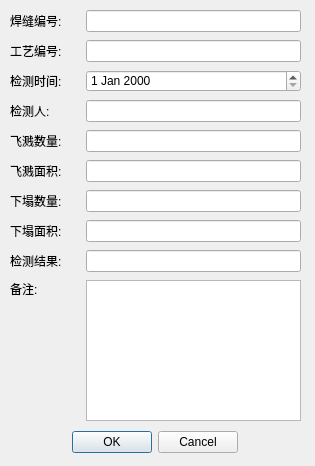
<?xml version="1.0" encoding="UTF-8"?>
<ui version="4.0">
 <class>recorddlg</class>
 <widget class="QWidget" name="recorddlg">
  <property name="geometry">
   <rect>
    <x>0</x>
    <y>0</y>
    <width>315</width>
    <height>466</height>
   </rect>
  </property>
  <property name="windowTitle">
   <string>Form</string>
  </property>
  <widget class="QWidget" name="layoutWidget">
   <property name="geometry">
    <rect>
     <x>10</x>
     <y>10</y>
     <width>291</width>
     <height>22</height>
    </rect>
   </property>
   <layout class="QHBoxLayout" name="horizontalLayout_5">
    <item>
     <widget class="QLabel" name="label_28">
      <property name="minimumSize">
       <size>
        <width>70</width>
        <height>0</height>
       </size>
      </property>
      <property name="maximumSize">
       <size>
        <width>70</width>
        <height>16777215</height>
       </size>
      </property>
      <property name="text">
       <string>焊缝编号:</string>
      </property>
     </widget>
    </item>
    <item>
     <widget class="QLineEdit" name="WIDEdit"/>
    </item>
   </layout>
  </widget>
  <widget class="QWidget" name="layoutWidget_2">
   <property name="geometry">
    <rect>
     <x>10</x>
     <y>40</y>
     <width>291</width>
     <height>22</height>
    </rect>
   </property>
   <layout class="QHBoxLayout" name="horizontalLayout_7">
    <item>
     <widget class="QLabel" name="label_13">
      <property name="minimumSize">
       <size>
        <width>70</width>
        <height>0</height>
       </size>
      </property>
      <property name="maximumSize">
       <size>
        <width>70</width>
        <height>16777215</height>
       </size>
      </property>
      <property name="text">
       <string>工艺编号:</string>
      </property>
     </widget>
    </item>
    <item>
     <widget class="QLineEdit" name="PIDEdit"/>
    </item>
   </layout>
  </widget>
  <widget class="QWidget" name="layoutWidget_3">
   <property name="geometry">
    <rect>
     <x>10</x>
     <y>70</y>
     <width>291</width>
     <height>22</height>
    </rect>
   </property>
   <layout class="QHBoxLayout" name="horizontalLayout_8">
    <item>
     <widget class="QLabel" name="label_29">
      <property name="minimumSize">
       <size>
        <width>70</width>
        <height>0</height>
       </size>
      </property>
      <property name="maximumSize">
       <size>
        <width>70</width>
        <height>16777215</height>
       </size>
      </property>
      <property name="text">
       <string>检测时间:</string>
      </property>
     </widget>
    </item>
    <item>
     <widget class="QDateEdit" name="dateEdit"/>
    </item>
   </layout>
  </widget>
  <widget class="QWidget" name="layoutWidget_4">
   <property name="geometry">
    <rect>
     <x>10</x>
     <y>100</y>
     <width>291</width>
     <height>22</height>
    </rect>
   </property>
   <layout class="QHBoxLayout" name="horizontalLayout_9">
    <item>
     <widget class="QLabel" name="label_30">
      <property name="minimumSize">
       <size>
        <width>70</width>
        <height>0</height>
       </size>
      </property>
      <property name="maximumSize">
       <size>
        <width>70</width>
        <height>16777215</height>
       </size>
      </property>
      <property name="text">
       <string>检测人:</string>
      </property>
     </widget>
    </item>
    <item>
     <widget class="QLineEdit" name="personEdit"/>
    </item>
   </layout>
  </widget>
  <widget class="QWidget" name="layoutWidget_5">
   <property name="geometry">
    <rect>
     <x>10</x>
     <y>130</y>
     <width>291</width>
     <height>22</height>
    </rect>
   </property>
   <layout class="QHBoxLayout" name="horizontalLayout_27">
    <item>
     <widget class="QLabel" name="label_31">
      <property name="minimumSize">
       <size>
        <width>70</width>
        <height>0</height>
       </size>
      </property>
      <property name="maximumSize">
       <size>
        <width>70</width>
        <height>16777215</height>
       </size>
      </property>
      <property name="text">
       <string>飞溅数量:</string>
      </property>
     </widget>
    </item>
    <item>
     <widget class="QLineEdit" name="defectEdit"/>
    </item>
   </layout>
  </widget>
  <widget class="QWidget" name="layoutWidget_6">
   <property name="geometry">
    <rect>
     <x>10</x>
     <y>160</y>
     <width>291</width>
     <height>22</height>
    </rect>
   </property>
   <layout class="QHBoxLayout" name="horizontalLayout_28">
    <item>
     <widget class="QLabel" name="label_32">
      <property name="minimumSize">
       <size>
        <width>70</width>
        <height>0</height>
       </size>
      </property>
      <property name="maximumSize">
       <size>
        <width>70</width>
        <height>16777215</height>
       </size>
      </property>
      <property name="text">
       <string>飞溅面积:</string>
      </property>
     </widget>
    </item>
    <item>
     <widget class="QLineEdit" name="amoutEdit"/>
    </item>
   </layout>
  </widget>
  <widget class="QWidget" name="layoutWidget_7">
   <property name="geometry">
    <rect>
     <x>10</x>
     <y>250</y>
     <width>291</width>
     <height>22</height>
    </rect>
   </property>
   <layout class="QHBoxLayout" name="horizontalLayout_29">
    <item>
     <widget class="QLabel" name="label_33">
      <property name="minimumSize">
       <size>
        <width>70</width>
        <height>0</height>
       </size>
      </property>
      <property name="maximumSize">
       <size>
        <width>70</width>
        <height>16777215</height>
       </size>
      </property>
      <property name="text">
       <string>检测结果:</string>
      </property>
     </widget>
    </item>
    <item>
     <widget class="QLineEdit" name="resultEdit"/>
    </item>
   </layout>
  </widget>
  <widget class="QWidget" name="layoutWidget_8">
   <property name="geometry">
    <rect>
     <x>10</x>
     <y>280</y>
     <width>291</width>
     <height>141</height>
    </rect>
   </property>
   <layout class="QHBoxLayout" name="horizontalLayout_31">
    <item>
     <layout class="QVBoxLayout" name="verticalLayout_5">
      <item>
       <widget class="QLabel" name="label_34">
        <property name="minimumSize">
         <size>
          <width>70</width>
          <height>0</height>
         </size>
        </property>
        <property name="maximumSize">
         <size>
          <width>70</width>
          <height>16777215</height>
         </size>
        </property>
        <property name="text">
         <string>备注:</string>
        </property>
       </widget>
      </item>
      <item>
       <spacer name="verticalSpacer_5">
        <property name="orientation">
         <enum>Qt::Vertical</enum>
        </property>
        <property name="sizeHint" stdset="0">
         <size>
          <width>20</width>
          <height>98</height>
         </size>
        </property>
       </spacer>
      </item>
     </layout>
    </item>
    <item>
     <widget class="QTextEdit" name="RemarkEdit"/>
    </item>
   </layout>
  </widget>
  <widget class="QWidget" name="layoutWidget_9">
   <property name="geometry">
    <rect>
     <x>30</x>
     <y>430</y>
     <width>250</width>
     <height>25</height>
    </rect>
   </property>
   <layout class="QHBoxLayout" name="horizontalLayout_10">
    <item>
     <spacer name="horizontalSpacer_9">
      <property name="orientation">
       <enum>Qt::Horizontal</enum>
      </property>
      <property name="sizeHint" stdset="0">
       <size>
        <width>40</width>
        <height>20</height>
       </size>
      </property>
     </spacer>
    </item>
    <item>
     <widget class="QDialogButtonBox" name="buttonBox">
      <property name="orientation">
       <enum>Qt::Horizontal</enum>
      </property>
      <property name="standardButtons">
       <set>QDialogButtonBox::Cancel|QDialogButtonBox::Ok</set>
      </property>
     </widget>
    </item>
    <item>
     <spacer name="horizontalSpacer_10">
      <property name="orientation">
       <enum>Qt::Horizontal</enum>
      </property>
      <property name="sizeHint" stdset="0">
       <size>
        <width>40</width>
        <height>20</height>
       </size>
      </property>
     </spacer>
    </item>
   </layout>
  </widget>
  <widget class="QWidget" name="layoutWidget_10">
   <property name="geometry">
    <rect>
     <x>10</x>
     <y>220</y>
     <width>291</width>
     <height>22</height>
    </rect>
   </property>
   <layout class="QHBoxLayout" name="horizontalLayout_30">
    <item>
     <widget class="QLabel" name="label_35">
      <property name="minimumSize">
       <size>
        <width>70</width>
        <height>0</height>
       </size>
      </property>
      <property name="maximumSize">
       <size>
        <width>70</width>
        <height>16777215</height>
       </size>
      </property>
      <property name="text">
       <string>下塌面积:</string>
      </property>
     </widget>
    </item>
    <item>
     <widget class="QLineEdit" name="amoutEdit_2"/>
    </item>
   </layout>
  </widget>
  <widget class="QWidget" name="layoutWidget_11">
   <property name="geometry">
    <rect>
     <x>10</x>
     <y>190</y>
     <width>291</width>
     <height>22</height>
    </rect>
   </property>
   <layout class="QHBoxLayout" name="horizontalLayout_32">
    <item>
     <widget class="QLabel" name="label_36">
      <property name="minimumSize">
       <size>
        <width>70</width>
        <height>0</height>
       </size>
      </property>
      <property name="maximumSize">
       <size>
        <width>70</width>
        <height>16777215</height>
       </size>
      </property>
      <property name="text">
       <string>下塌数量:</string>
      </property>
     </widget>
    </item>
    <item>
     <widget class="QLineEdit" name="defectEdit_2"/>
    </item>
   </layout>
  </widget>
 </widget>
 <resources/>
 <connections/>
</ui>
